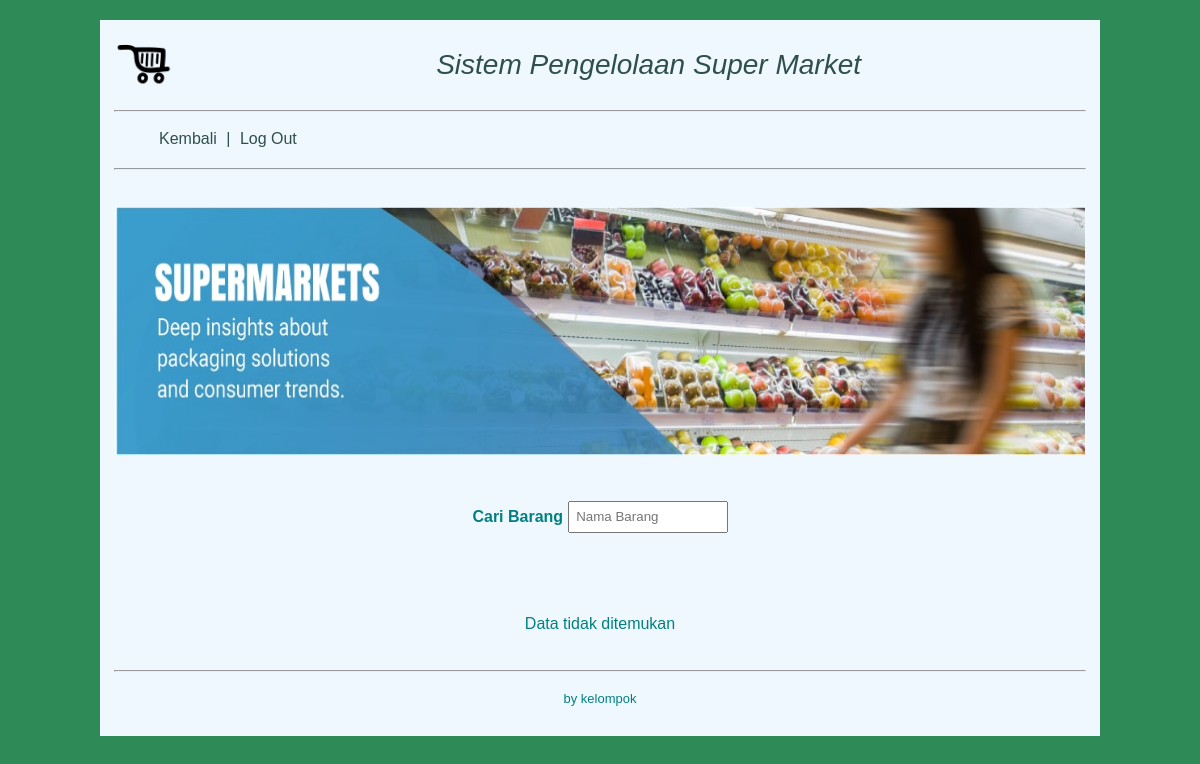
The page /hasil_cari_barang.php?cari=Silver Queen md size (signed in) on the database as committed earlier.
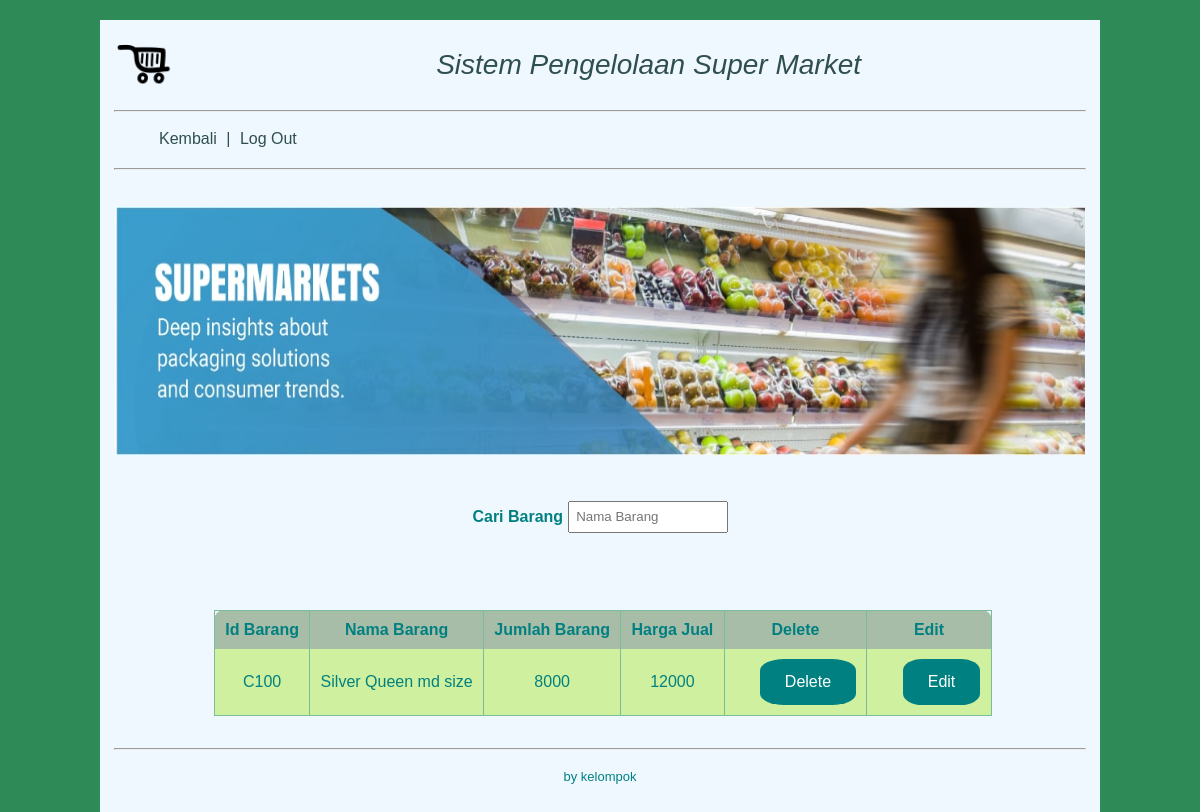
The same page on the database as committed later.
### tables this page shows
CREATE TABLE `barang` (
  `id_barang` varchar(30) NOT NULL,
  `nama_barang` varchar(100) NOT NULL,
  `jumlah_barang` int(200) NOT NULL,
  `harga_barang` int(200) NOT NULL
);

### hasil_cari_barang.php (the view, shortened to what this page needs)
<html>
<head>
<link rel="stylesheet" type="text/css" href="style.css">
<body>
	<div class="wrapper">
		<header>
			<div id="logo">
				<img src="logo.png">
			</div>
			<h1 class="title">Sistem Pengelolaan Super Market</h1>
			<hr>
			<nav>
				<ul>
					<li><a href="gudang_barang.php">Kembali</a></li>
					<li>|</li>
					<li><a href="logout.php">Log Out</a></li>
				</ul>
			</nav>
			<hr>
		</header>
		<div id="banner">
			<img src="banner.jpg">
		</div>
		<div class="contain">
			<form action="cari_barang.php" method="get">
				<h4>Cari Barang
					<input type="text" placeholder="Nama Barang" name="namabarang">
			 	</h4>
			</form>
			<br/>
			<br/>
			<table>
			<?php
				if(isset($_GET['cari'])){
					$cari = mysql_real_escape_string($_GET['cari']);
					$barang = mysql_query("select * from barang where nama_barang like '%$cari%' or id_barang like '%$cari%'");
					$ketemu = mysql_num_rows($barang);
					if($ketemu > 0){
			?>
					<tr>
						<td><b>Id Barang</td>
						<td><b>Nama Barang</td>
						<td><b>Jumlah Barang</td>
						<td><b>Harga Jual</td>
						<td><b>Delete</td>
						<td><b>Edit</td>
					</tr>
					<?php while($var = mysql_fetch_array($barang))
					{
					?>
							<tr>
								<td><?php echo $var['id_barang'] ?></td>
								<td><?php echo $var['nama_barang'] ?></td>
								<td><?php echo $var['jumlah_barang'] ?></td>
								<td><?php echo $var['harga_barang'] ?></td>
								<td><center><a href="delete_barang.php?kode=<?php echo $var['id_barang'] ?>">Delete</a></td>
								<td><center><a href="edit_barang.php?kode=<?php echo $var['id_barang'] ?>">Edit</a></td>
							</tr>
					<?php }
						}
						else {
							echo "<center>Data tidak ditemukan</center>";
						}
					}
					?>
			</table>
		</div>
		<footer>
			<hr>
			<p class="kaki">by kelompok</p>
		</footer>
	</div>
</body>
</head>
</html>

Rows that differ between the two databases and show on the page:
added barang: id_barang "C100", nama_barang "Silver Queen md size", jumlah_barang "8000", harga_barang "12000"
Other text that changed with them:
text no longer shown: "Data tidak ditemukan"
text now shown: "Id Barang Nama Barang Jumlah Barang Harga Jual Delete Edit"
